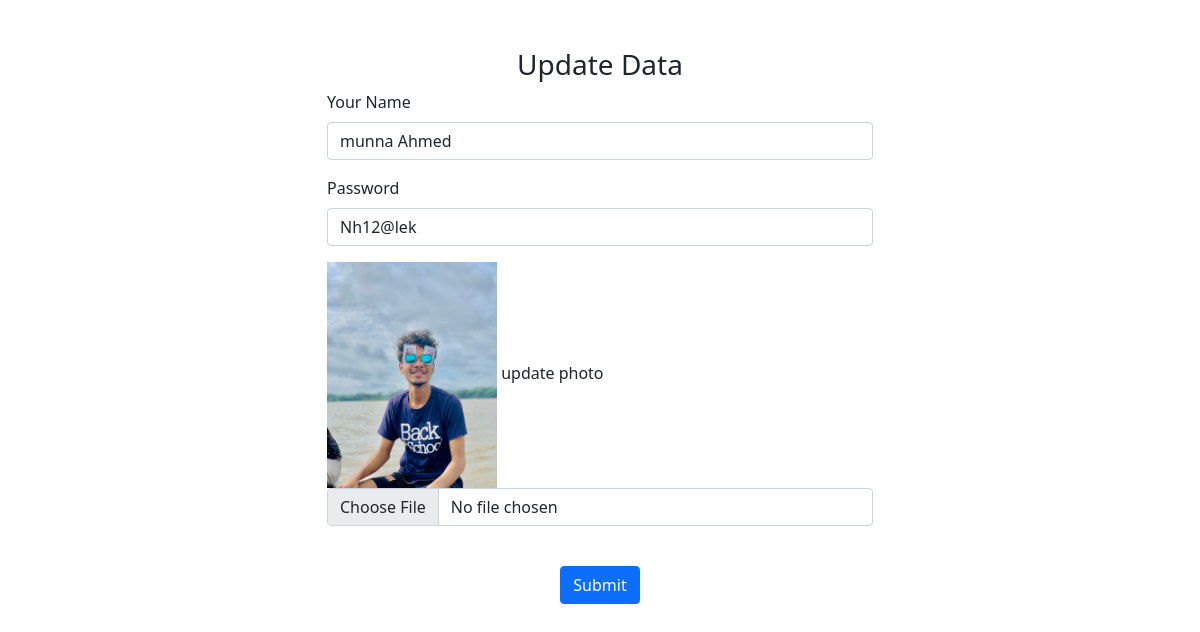
/update.php?id=28 (signed in), run on the app's committed database.
### tables this page shows
CREATE TABLE `user` (
  `id` int(11) NOT NULL,
  `name` varchar(200) NOT NULL,
  `pass` varchar(250) NOT NULL,
  `img` varchar(255) NOT NULL
);

### update.php (the view, shortened to what this page needs)
<?php
    require('include/header.php');
    require('include/config.php');
    $id = $_GET["id"];
    $query  = "SELECT * FROM user WHERE id=$id";
    $insart = mysqli_query($db_connect,$query);
    $assoc  = mysqli_fetch_assoc($insart);
?>
<section>
        <div class="container">
            <div class="row mt-5 border-1">
                <h3 class="text-center">Update Data</h3>
                <div class="col-3"></div>
                <div class="col-6">
                    <form action="update_post.php" method="post" enctype="multipart/form-data">
                    <div class="mb-3">
                            <label for="name" class="form-label">Your Name</label>
                            <input type="text" value="<?php echo $assoc['name']?>" class="form-control" name="name">
                        </div>
                        <div class="mb-3">
                            <label for="exampleInputPassword1" class="form-label">Password</label>
                            <input type="text" class="form-control" value="<?php echo $assoc['pass']?>" name="password" id="exampleInputPassword1">
                        </div>
                        <div class="mb-3">
                            <img style="hight: 170px; width: 170px;" src="upload/profile/<?php echo $assoc['img']?>">
                            <label for="formFile" class="form-label">update photo</label>
                            <input class="form-control" name="photo" type="file" oninput="pic.src=window.URL.createObjectURL(this.files[0])">
                        </div>
                        <div class="text-center">
                            <button type="submit" class="btn btn-primary ">Submit</button>
                        </div>
                    </form>
                </div>
                <div class="col-3"></div>
            </div>
        </div>
    </section>
<?php require('include/footer.php'); ?>

### data on the page
user: name "munna Ahmed", password "Nh12@lek", img (picture)
